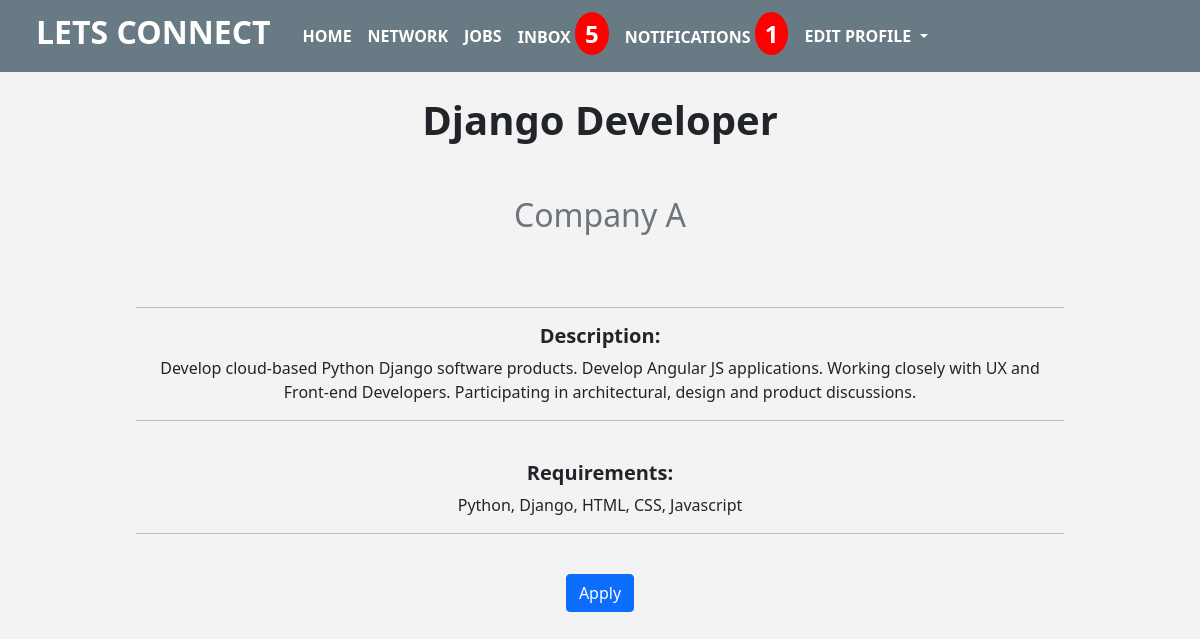
The page /Jobs/1 (signed in) on the database its author committed.
### Profile/models.py (models this page shows)
class Job(models.Model):
    company=models.CharField(max_length=200,blank=True,null=True)
    title=models.CharField(max_length=200)
    state=models.CharField(max_length=200)
    country=models.CharField(max_length=200)
    description=models.TextField()
    requirement=models.TextField()
    experience=models.CharField(choices=expe,max_length=200)
    filled=models.BooleanField(default=False)
    def __str__(self):
        return str(self.title)

### Profile/views.py (the view)
# urls.py: path("Jobs/<str:id>",singleJob,name="job"),
@login_required
def singleJob(request,id):
    job=Job.objects.get(id=id)
    form=ApplicationForm()
    if request.method == "POST":
        form=ApplicationForm(request.POST,request.FILES)
        if form.is_valid():
            f=form.save(commit=False)
            f.job=Job.objects.get(id=id)
            f.applicant=Profile.objects.get(user=request.user)
            f.save()
    else:
        form=ApplicationForm()
    applied=Applicant.objects.filter(Q(job__title=job) & Q(applicant__user=request.user))
    print(applied)
    b=False
    if applied:
        b=True
    else:
        b=False
    context={
        'job':job,
        'form':form,
        'b':b
    }
    return render(request,"Profile/job.html",context)

### Profile/context_processor.py (called while the page is built)
def invitations_no(request):
    if request.user.is_authenticated:
        profile=Profile.objects.get(user=request.user)
        no=Relationship.objects.invite_receive(profile).count()
        return {"no":no}
    return {}

def message_received(request):
    if request.user.is_authenticated:
        profile=Profile.objects.get(user=request.user)
        re=Message.objects.filter(recepient=profile).count()
        return {"re":re}
    return {}

### Profile/models.py (called while the page is built)
    def invite_receive(self,receiver):
        qs=Relationship.objects.filter(receiver=receiver,status='send')
        return qs

### Profile/templates/Profile/job.html (shortened to what this page needs)
{% extends 'Profile/layout.html' %}
 {% block body %}
<div class="card-job my-2" style="width:80%;margin:0 auto;">
    <div class="card-body" style="display:flex;text-align:center;justify-content:center;flex-direction:column;">
      <h1><b>{{job.title}}</b></h1>
      <br><br>
      <h2 class="card-subtitle mb-2 text-muted">{{job.company}}</h2>
      <br><br><hr>
      <h5><b>Description:</b></h5>{{job.description}}
      <hr><br>
      <h5><b>Requirements:</b></h5>{{job.requirement}}<br><hr><br>
      <div class="application form">
          {% if b %}
            <div class="alert alert-dark" role="alert">
                Already applied
              </div>
          {% else %}
            <button type="button" class="btn btn-primary" data-bs-toggle="modal" data-bs-target="#exampleModal">
                Apply
            </button>
            {% endif %}
      </div>
    </div>
  </div>
 {% endblock %}

### Profile/Static/Profile/layout.css (style rules this page uses)
* { margin: 0; padding: 0; box-sizing: border-box; }
body { background-color:#F3F3F3; width:100%; }

### rows shown on the page
Job: title "Django Developer", company "Company A", description "Develop cloud-based Python Django software products. Develop Angular JS applications. Working closely with UX and Front-end Developers. Participating in architectural, design and product discussions.", requirement "Python, Django, HTML, CSS, Javascript"

### other values the page prints
{{ re }} "5"
{{ no }} "1"
